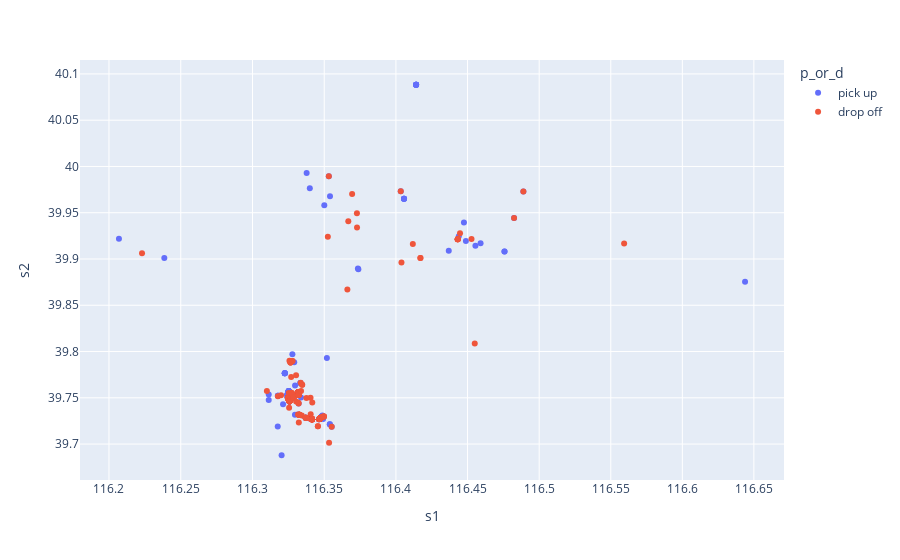

Notebook code for this chart:
### Code cell
import plotly.express as px

fig = px.scatter(result, x="s1", y="s2", log_x=True,color='p_or_d',
                 hover_name="p", hover_data=["s1","s2","t"])

fig.show()

### Figure 1 — Plotly figure (JSON) as saved in the notebook; plotly's stock layout.template omitted (floating-point values rounded to 4 significant figures; data arrays with more than 128 entries replaced by an {"elided": "..."} marker saying what was removed)
{"data": [{"customdata": {"elided": "280x1 str values"}, "hovertemplate": "<b>%{hovertext}</b><br><br>p_or_d=pick up<br>s1=%{x}<br>s2=%{y}<br>t=%{customdata[0]}<extra></extra>", "hovertext": {"elided": "280 str values"}, "legendgroup": "pick up", "marker": {"color": "#636efa", "symbol": "circle"}, "mode": "markers", "name": "pick up", "orientation": "v", "showlegend": true, "type": "scatter", "x": {"elided": "280 float values"}, "xaxis": "x", "y": {"elided": "280 float values"}, "yaxis": "y"}, {"customdata": {"elided": "280x1 str values"}, "hovertemplate": "<b>%{hovertext}</b><br><br>p_or_d=drop off<br>s1=%{x}<br>s2=%{y}<br>t=%{customdata[0]}<extra></extra>", "hovertext": {"elided": "280 str values"}, "legendgroup": "drop off", "marker": {"color": "#EF553B", "symbol": "circle"}, "mode": "markers", "name": "drop off", "orientation": "v", "showlegend": true, "type": "scatter", "x": {"elided": "280 float values"}, "xaxis": "x", "y": {"elided": "280 float values"}, "yaxis": "y"}], "layout": {"legend": {"title": {"text": "p_or_d"}, "tracegroupgap": 0}, "margin": {"t": 60}, "xaxis": {"anchor": "y", "domain": [0, 1], "title": {"text": "s1"}, "type": "log"}, "yaxis": {"anchor": "x", "domain": [0, 1], "title": {"text": "s2"}}}}
